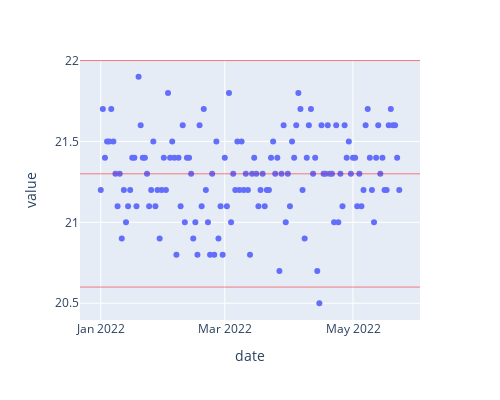

The code cell stored with this chart in its notebook:
### Code cell
# plotly
fig = px.scatter(df_ins_A, x='date', y='value', width=500, height=400)
fig.add_hline(df_ins_A['lower_spec'].iloc[-1], line_color='red', line_width=0.5)
fig.add_hline(df_ins_A['target'].iloc[-1], line_color='red', line_width=0.5)
fig.add_hline(df_ins_A['upper_spec'].iloc[-1], line_color='red', line_width=0.5)

### Figure 1 — Plotly figure (JSON) as saved in the notebook; plotly's stock layout.template omitted (floating-point values rounded to 4 significant figures; data arrays with more than 128 entries replaced by an {"elided": "..."} marker saying what was removed)
{"data": [{"hovertemplate": "date=%{x}<br>value=%{y}<extra></extra>", "legendgroup": "", "marker": {"color": "#636efa", "symbol": "circle"}, "mode": "markers", "name": "", "orientation": "v", "showlegend": false, "type": "scatter", "x": {"elided": "143 str values"}, "xaxis": "x", "y": {"elided": "143 float values"}, "yaxis": "y"}], "layout": {"height": 400, "legend": {"tracegroupgap": 0}, "margin": {"t": 60}, "shapes": [{"line": {"color": "red", "width": 0.5}, "type": "line", "x0": 0, "x1": 1, "xref": "x domain", "y0": 20.6, "y1": 20.6, "yref": "y"}, {"line": {"color": "red", "width": 0.5}, "type": "line", "x0": 0, "x1": 1, "xref": "x domain", "y0": 21.3, "y1": 21.3, "yref": "y"}, {"line": {"color": "red", "width": 0.5}, "type": "line", "x0": 0, "x1": 1, "xref": "x domain", "y0": 22, "y1": 22, "yref": "y"}], "width": 500, "xaxis": {"anchor": "y", "domain": [0, 1], "title": {"text": "date"}}, "yaxis": {"anchor": "x", "domain": [0, 1], "title": {"text": "value"}}}}
